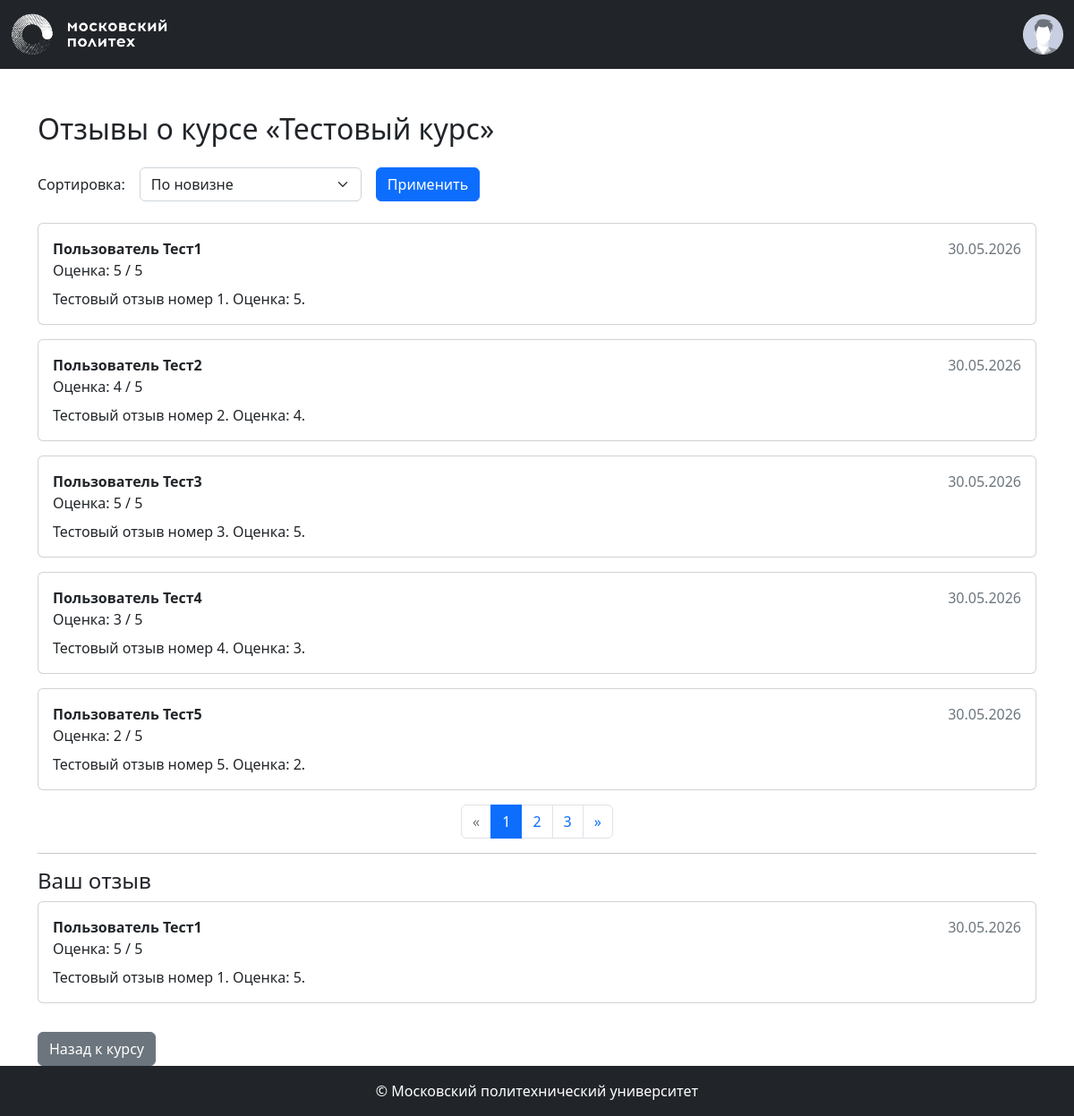
The page /courses/1/reviews (signed in) on the database its author committed.
### models.py (models this page shows, shortened)
class Base(DeclarativeBase):
  metadata = MetaData(naming_convention={
        "ix": 'ix_%(column_0_label)s',
        "uq": "uq_%(table_name)s_%(column_0_name)s",
        "ck": "ck_%(table_name)s_%(constraint_name)s",
        "fk": "fk_%(table_name)s_%(column_0_name)s_%(referred_table_name)s",
        "pk": "pk_%(table_name)s"
    })

class Course(Base):
    __tablename__ = 'courses'
    id: Mapped[int] = mapped_column(primary_key=True)
    name: Mapped[str] = mapped_column(String(100))
    short_desc: Mapped[str] = mapped_column(Text)
    full_desc: Mapped[str] = mapped_column(Text)
    rating_sum: Mapped[int] = mapped_column(default=0)
    rating_num: Mapped[int] = mapped_column(default=0)
    category_id: Mapped[int] = mapped_column(ForeignKey("categories.id"))
    author_id: Mapped[int] = mapped_column(ForeignKey("users.id"))
    background_image_id: Mapped[str] = mapped_column(ForeignKey("images.id"))
    created_at: Mapped[datetime] = mapped_column(default=datetime.now)
    author: Mapped["User"] = relationship()
    category: Mapped["Category"] = relationship(lazy=False)
    bg_image: Mapped["Image"] = relationship()
    reviews: Mapped[List["Review"]] = relationship(back_populates="course")

class Review(Base):
    __tablename__ = 'reviews'
    id: Mapped[int] = mapped_column(Integer, primary_key=True)
    rating: Mapped[int] = mapped_column(Integer, nullable=False)
    text: Mapped[str] = mapped_column(Text, nullable=False)
    created_at: Mapped[datetime] = mapped_column(DateTime, default=datetime.now)
    course_id: Mapped[int] = mapped_column(ForeignKey("courses.id"))
    user_id: Mapped[int] = mapped_column(ForeignKey("users.id"))
    course: Mapped["Course"] = relationship(back_populates="reviews")
    user: Mapped["User"] = relationship()

class User(Base, UserMixin):
    __tablename__ = 'users'
    id: Mapped[int] = mapped_column(primary_key=True)
    first_name: Mapped[str] = mapped_column(String(100))
    last_name: Mapped[str] = mapped_column(String(100))
    middle_name: Mapped[Optional[str]] = mapped_column(String(100))
    login: Mapped[str] = mapped_column(String(100), unique=True)
    password_hash: Mapped[str] = mapped_column(String(200))
    created_at: Mapped[datetime] = mapped_column(default=datetime.now)
    @property
    def full_name(self):
        return ' '.join([self.last_name, self.first_name, self.middle_name or ''])

### courses.py (the view)
@bp.route('/<int:course_id>/reviews')
def reviews(course_id):
    course = db.get_or_404(Course, course_id)
    sort = request.args.get('sort', 'new')
    query = db.select(Review).filter_by(course_id=course_id)
    if sort == 'positive':
        query = query.order_by(Review.rating.desc())
    elif sort == 'negative':
        query = query.order_by(Review.rating.asc())
    else:
        query = query.order_by(Review.created_at.desc())
    pagination = db.paginate(query, per_page=5)
    reviews = pagination.items
    user_review = get_current_user_review(course_id)
    return render_template('courses/reviews.html',
                           course=course,
                           reviews=reviews,
                           pagination=pagination,
                           sort=sort,
                           user_review=user_review)

### auth.py (called while the page is built)
def load_user(user_id):
    user = db.session.execute(db.select(User).filter_by(id=user_id)).scalar()
    return user

### courses.py (called while the page is built)
def get_current_user_review(course_id):
    if not current_user.is_authenticated:
        return None
    return db.session.execute(
        db.select(Review)
        .filter_by(course_id=course_id, user_id=current_user.id)
        .order_by(Review.created_at.asc(), Review.id.asc())
    ).scalars().first()

### templates/courses/reviews.html (shortened to what this page needs)
{% extends 'base.html' %}
{% from 'pagination.html' import render_pagination %}
{% block content %}
<div class="container mt-5">
    <h2 class="mb-4">Отзывы о курсе «{{ course.name }}»</h2>
    <form method="get" class="mb-4">
        <div class="d-flex align-items-center gap-3">
            <label for="sort" class="form-label mb-0">Сортировка:</label>
            <select name="sort" id="sort" class="form-select w-auto">
                <option value="new" {% if sort == 'new' %}selected{% endif %}>По новизне</option>
            </select>
            <button type="submit" class="btn btn-primary">Применить</button>
        </div>
    </form>
    {% if reviews %}
        {% for review in reviews %}
        <div class="card mb-3">
            <div class="card-body">
                <div class="d-flex justify-content-between">
                    <strong>{{ review.user.full_name }}</strong>
                    <span class="text-muted">{{ review.created_at.strftime('%d.%m.%Y') }}</span>
                </div>
                <div>Оценка: {{ review.rating }} / 5</div>
                <p class="mt-2 mb-0">{{ review.text }}</p>
            </div>
        </div>
        {% endfor %}
        {{ render_pagination(pagination, 'courses.reviews', {'course_id': course.id, 'sort': sort}) }}
    {% else %}
        <p class="text-muted">Отзывов пока нет.</p>
    {% endif %}
    <hr>
    {% if current_user.is_authenticated %}
        {% if user_review %}
        <h4>Ваш отзыв</h4>
        <div class="card mb-3">
            <div class="card-body">
                <div class="d-flex justify-content-between">
                    <strong>{{ user_review.user.full_name }}</strong>
                    <span class="text-muted">{{ user_review.created_at.strftime('%d.%m.%Y') }}</span>
                </div>
                <div>Оценка: {{ user_review.rating }} / 5</div>
                <p class="mt-2 mb-0">{{ user_review.text }}</p>
            </div>
        </div>
        {% endif %}
    {% endif %}
    <a href="{{ url_for('courses.show', course_id=course.id) }}" class="btn btn-secondary mt-3">Назад к курсу</a>
</div>
{% endblock %}

### rows shown on the page
Course: name "Тестовый курс"
Review: user.full_name "Пользователь Тест1", created_at "30.05.2026", rating "5", text "Тестовый отзыв номер 1. Оценка: 5."
Review: user.full_name "Пользователь Тест2", created_at "30.05.2026", rating "4", text "Тестовый отзыв номер 2. Оценка: 4."
Review: user.full_name "Пользователь Тест3", created_at "30.05.2026", rating "5", text "Тестовый отзыв номер 3. Оценка: 5."
Review: user.full_name "Пользователь Тест4", created_at "30.05.2026", rating "3", text "Тестовый отзыв номер 4. Оценка: 3."
Review: user.full_name "Пользователь Тест5", created_at "30.05.2026", rating "2", text "Тестовый отзыв номер 5. Оценка: 2."
User: user.full_name "Пользователь Тест1"

### other values the page prints
{{ page }} "1" "2" "3"
